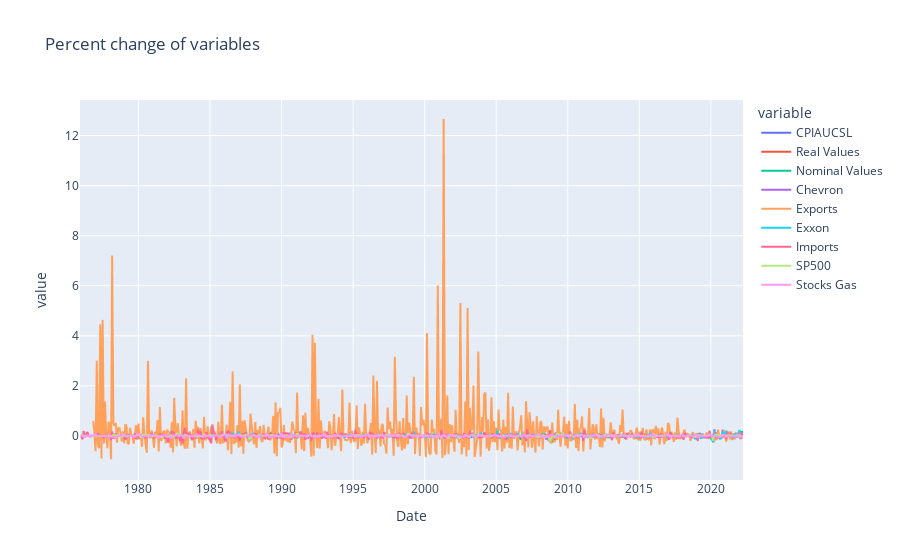

The notebook cell saved with this chart:
### Code cell
fig = px.line(df_change, title='Percent change of variables')
fig.show()

### Figure 1 — Plotly figure (JSON) as saved in the notebook; plotly's stock layout.template omitted (floating-point values rounded to 4 significant figures; data arrays with more than 128 entries replaced by an {"elided": "..."} marker saying what was removed)
{"data": [{"hovertemplate": "variable=CPIAUCSL<br>Date=%{x}<br>value=%{y}<extra></extra>", "legendgroup": "CPIAUCSL", "line": {"color": "#636efa", "dash": "solid"}, "marker": {"symbol": "circle"}, "mode": "lines", "name": "CPIAUCSL", "showlegend": true, "type": "scattergl", "x": {"elided": "557 str values"}, "xaxis": "x", "y": {"elided": "557 float values"}, "yaxis": "y"}, {"hovertemplate": "variable=Real Values<br>Date=%{x}<br>value=%{y}<extra></extra>", "legendgroup": "Real Values", "line": {"color": "#EF553B", "dash": "solid"}, "marker": {"symbol": "circle"}, "mode": "lines", "name": "Real Values", "showlegend": true, "type": "scattergl", "x": {"elided": "557 str values"}, "xaxis": "x", "y": {"elided": "557 float values"}, "yaxis": "y"}, {"hovertemplate": "variable=Nominal Values<br>Date=%{x}<br>value=%{y}<extra></extra>", "legendgroup": "Nominal Values", "line": {"color": "#00cc96", "dash": "solid"}, "marker": {"symbol": "circle"}, "mode": "lines", "name": "Nominal Values", "showlegend": true, "type": "scattergl", "x": {"elided": "557 str values"}, "xaxis": "x", "y": {"elided": "557 float values"}, "yaxis": "y"}, {"hovertemplate": "variable=Chevron<br>Date=%{x}<br>value=%{y}<extra></extra>", "legendgroup": "Chevron", "line": {"color": "#ab63fa", "dash": "solid"}, "marker": {"symbol": "circle"}, "mode": "lines", "name": "Chevron", "showlegend": true, "type": "scattergl", "x": {"elided": "557 str values"}, "xaxis": "x", "y": {"elided": "557 float values"}, "yaxis": "y"}, {"hovertemplate": "variable=Exports<br>Date=%{x}<br>value=%{y}<extra></extra>", "legendgroup": "Exports", "line": {"color": "#FFA15A", "dash": "solid"}, "marker": {"symbol": "circle"}, "mode": "lines", "name": "Exports", "showlegend": true, "type": "scattergl", "x": {"elided": "557 str values"}, "xaxis": "x", "y": {"elided": "557 float values"}, "yaxis": "y"}, {"hovertemplate": "variable=Exxon<br>Date=%{x}<br>value=%{y}<extra></extra>", "legendgroup": "Exxon", "line": {"color": "#19d3f3", "dash": "solid"}, "marker": {"symbol": "circle"}, "mode": "lines", "name": "Exxon", "showlegend": true, "type": "scattergl", "x": {"elided": "557 str values"}, "xaxis": "x", "y": {"elided": "557 float values"}, "yaxis": "y"}, {"hovertemplate": "variable=Imports<br>Date=%{x}<br>value=%{y}<extra></extra>", "legendgroup": "Imports", "line": {"color": "#FF6692", "dash": "solid"}, "marker": {"symbol": "circle"}, "mode": "lines", "name": "Imports", "showlegend": true, "type": "scattergl", "x": {"elided": "557 str values"}, "xaxis": "x", "y": {"elided": "557 float values"}, "yaxis": "y"}, {"hovertemplate": "variable=SP500<br>Date=%{x}<br>value=%{y}<extra></extra>", "legendgroup": "SP500", "line": {"color": "#B6E880", "dash": "solid"}, "marker": {"symbol": "circle"}, "mode": "lines", "name": "SP500", "showlegend": true, "type": "scattergl", "x": {"elided": "557 str values"}, "xaxis": "x", "y": {"elided": "557 float values"}, "yaxis": "y"}, {"hovertemplate": "variable=Stocks Gas<br>Date=%{x}<br>value=%{y}<extra></extra>", "legendgroup": "Stocks Gas", "line": {"color": "#FF97FF", "dash": "solid"}, "marker": {"symbol": "circle"}, "mode": "lines", "name": "Stocks Gas", "showlegend": true, "type": "scattergl", "x": {"elided": "557 str values"}, "xaxis": "x", "y": {"elided": "557 float values"}, "yaxis": "y"}], "layout": {"legend": {"title": {"text": "variable"}, "tracegroupgap": 0}, "title": {"text": "Percent change of variables"}, "xaxis": {"anchor": "y", "domain": [0, 1], "title": {"text": "Date"}}, "yaxis": {"anchor": "x", "domain": [0, 1], "title": {"text": "value"}}}}
